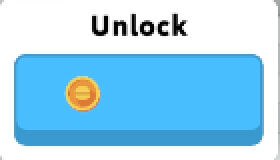
#> input picture Assets/unlock.png, 140 x 80 px (shown 2 times larger)
$ python -i opencv_matcher.py   (imports and definitions only)
#> lines starting #> are read from the running program, lines starting #| are printed output that depends on the picture
"""OpenCV masked-template matching + HSV pixel-ratio gate + IoU-based NMS. This is a faithful,
verified port of v1's image_matcher.py core algorithm (read in full — TM_SQDIFF_NORMED, erosion-
based local-minima candidate search via connected components, HSV gate with hue-wraparound
handling), not a guess. An empirical detection spike against live frames confirmed this keeps the
NMS/dedup step (it measurably cut duplicate candidates ~2x with no shown latency cost) but does
not carry over an earlier, unjustified extra region-merging/component-region search. One deliberate
simplification, not a transcription: NMS here is pure IoU (via BoundingBox.iou), dropping v1's
extra ad-hoc pixel-distance pre-filter — a more principled and equally effective way to express
"these two boxes overlap."
"""

import logging
from concurrent.futures import ThreadPoolExecutor
from pathlib import Path
from typing import NamedTuple

import cv2
import numpy as np

from eatventure_autobot.domain.errors import DetectionError
from eatventure_autobot.domain.types import (
    BoundingBox,
    HsvGate,
    HsvRange,
    MatchCandidate,
    MatchResult,
    Point,
    TemplateExplanation,
)

logger = logging.getLogger(__name__)

_DEFAULT_NMS_IOU_THRESHOLD = 0.20
_MEAN_BGR = np.full((1, 3), 1 / 3, dtype=np.float32)
_PANEL_SCORE_ROUNDOFF = 2e-5


def _as_bgr(image: np.ndarray, label: str) -> np.ndarray:
    if image is None or not hasattr(image, "shape") or image.size == 0:
        raise DetectionError(f"{label} is empty")
    if image.ndim == 2:
        return cv2.cvtColor(image, cv2.COLOR_GRAY2BGR)
    if image.ndim == 3 and image.shape[2] == 3:
        return image
    if image.ndim == 3 and image.shape[2] == 4:
        return cv2.cvtColor(image, cv2.COLOR_BGRA2BGR)
    raise DetectionError(f"{label} has unsupported shape {image.shape}")


# [14 lines left out: function _search_crop, not called in this run]


class _Pattern(NamedTuple):
    pixels: np.ndarray
    mask: np.ndarray | None
    left: int
    top: int
    gray: np.ndarray | None
    header_mean: np.ndarray | None


def _prepare_pattern(template: np.ndarray, mask: np.ndarray | None) -> _Pattern:
    left = top = 0
    pixels = template
    header_mean = None
    if mask is not None and mask.dtype == np.uint8:
        if mask.ndim == 2:
            x, y, width, height = cv2.boundingRect(mask)
            if width and height:
                left, top = x, y
                pixels = template[y:y + height, x:x + width]
                mask = mask[y:y + height, x:x + width]
                if np.all(mask):
                    mask = None
                    if pixels.ndim == 3 and pixels.shape[2] == 3:
                        header_mean = cv2.transform(pixels, _MEAN_BGR)
        elif np.all(mask):
            mask = None
    gray = None
    if (pixels.ndim == 3 and pixels.shape[2] == 3 and (mask is None or mask.ndim == 2)
            and all(np.array_equal(pixels[..., 0], pixels[..., ch]) for ch in (1, 2))):
        gray = np.ascontiguousarray(pixels[..., 0])
    return _Pattern(pixels, mask, left, top, gray, header_mean)


# [202 lines left out: functions _panel_score_crop, _match_template, _local_minima_candidates, _hsv_range_mask, hsv_ranges_mask, _hsv_match_ratio and 3 more, not called in this run]


class OpenCvTemplateMatcher:
    def __init__(self, threads: int = 1) -> None:
        self._templates: dict[str, tuple[np.ndarray, np.ndarray | None, _Pattern]] = {}
        # cv2.matchTemplate releases the GIL, so a multi-template scan runs its templates side by
        # side (BoxDetectionConfig.match_threads). 1 = no pool and the old sequential loop. The pool
        # starts its threads on first use and lives as long as the matcher (the whole process).
        self._pool = (
            ThreadPoolExecutor(threads, thread_name_prefix="match") if threads > 1 else None
        )

    def load_template(self, template_path: Path) -> tuple[int, int]:
#> called with template_path = '../../../Assets/unlock.png'
        raw = cv2.imread(str(template_path), cv2.IMREAD_UNCHANGED)
#> raw is the input picture: shape (80, 140, 4); mean B, G, R, A 239.4, 211.6, 158.5, 255
        if raw is None:
            raise DetectionError(f"Template not found: {template_path}")
        mask = None
        if raw.ndim == 3 and raw.shape[2] == 4:
            alpha = raw[:, :, 3]
#> alpha: shape (80, 140); every value is 255
            if not np.any(alpha > 0):
                raise DetectionError(f"Template has no visible pixels: {template_path}")
            mask = np.zeros_like(alpha)
            mask[alpha > 0] = 255
        pixels = _as_bgr(raw, str(template_path))
        self._templates[template_path.stem] = pixels, mask, _prepare_pattern(pixels, mask)
#> in _prepare_pattern, `x, y, width, height = cv2.boundingRect(mask)`: x = 0; width = 140; height = 80
#> in _prepare_pattern, `left, top = x, y`: left = 0
#> in _prepare_pattern, `header_mean = cv2.transform(pixels, _MEAN_BGR)`:
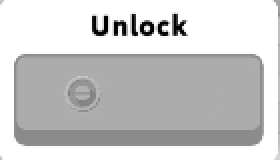
#> header_mean: shape (80, 140) (shown 2 times larger); min 0, max 255, mean 203.1
        return int(raw.shape[1]), int(raw.shape[0])

    # [227 lines left out: functions _lookup, _panel_location, find_panel_bounds, find_template, explain_template, find_template_candidates and 2 more, not called in this run]

#> (the run stopped early here; a loop or call above may not have finished)
